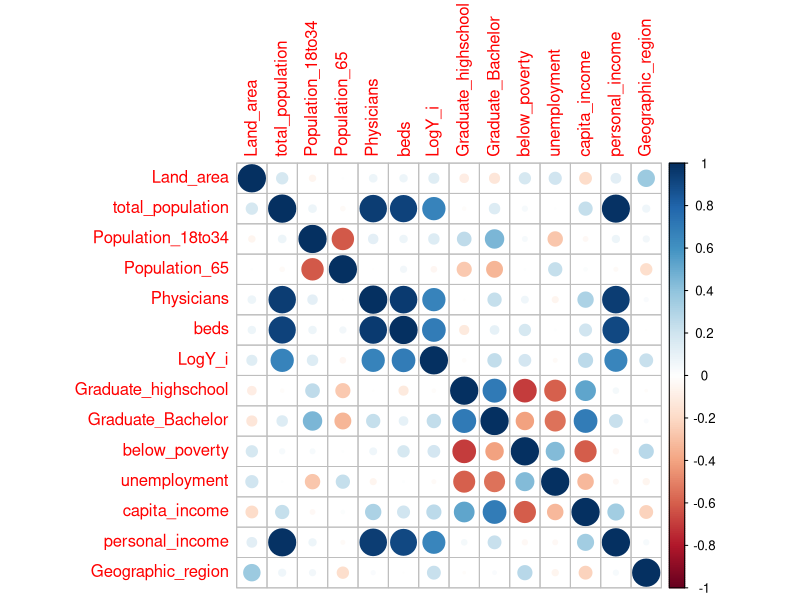
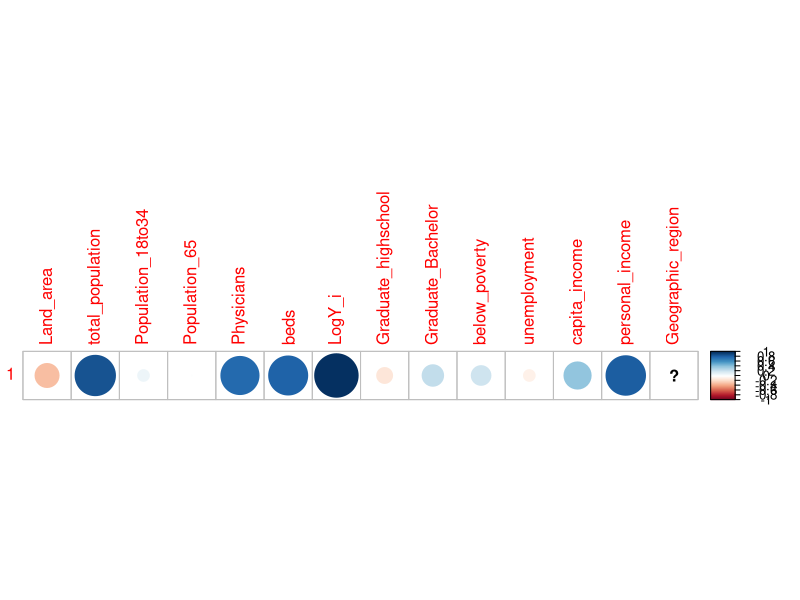
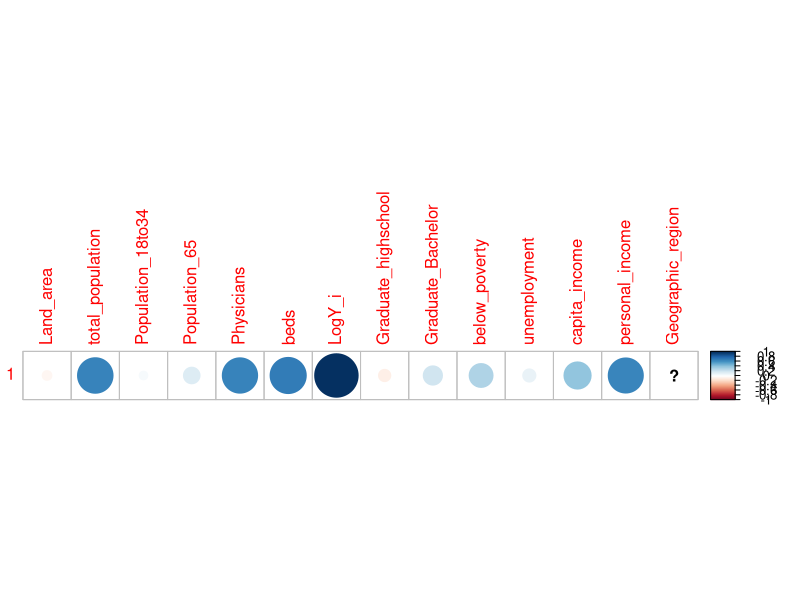
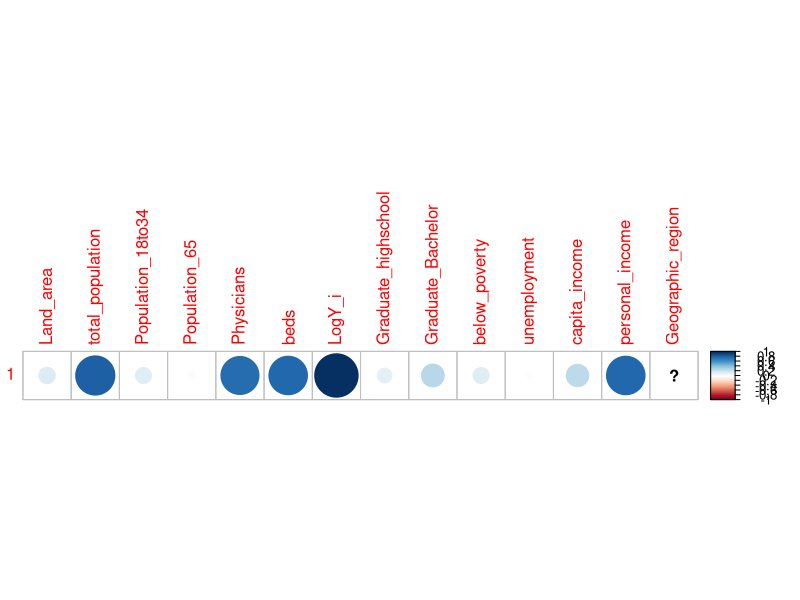
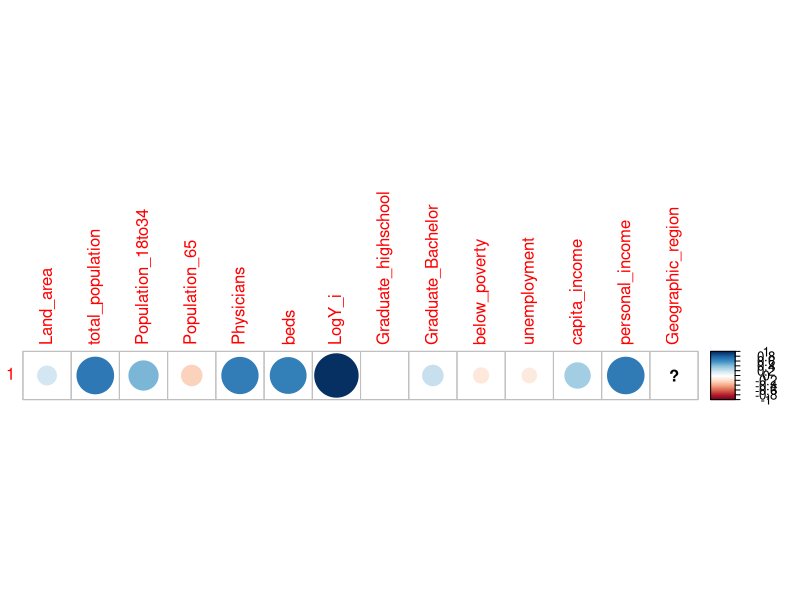
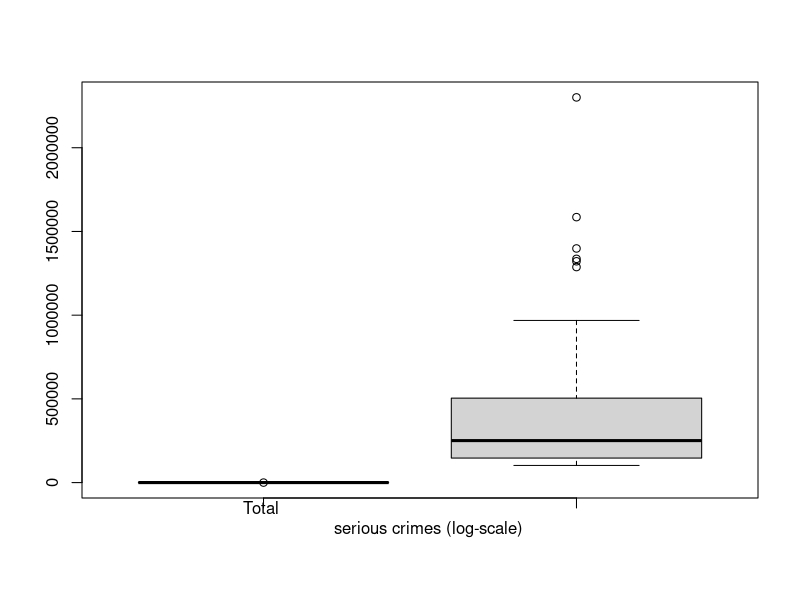
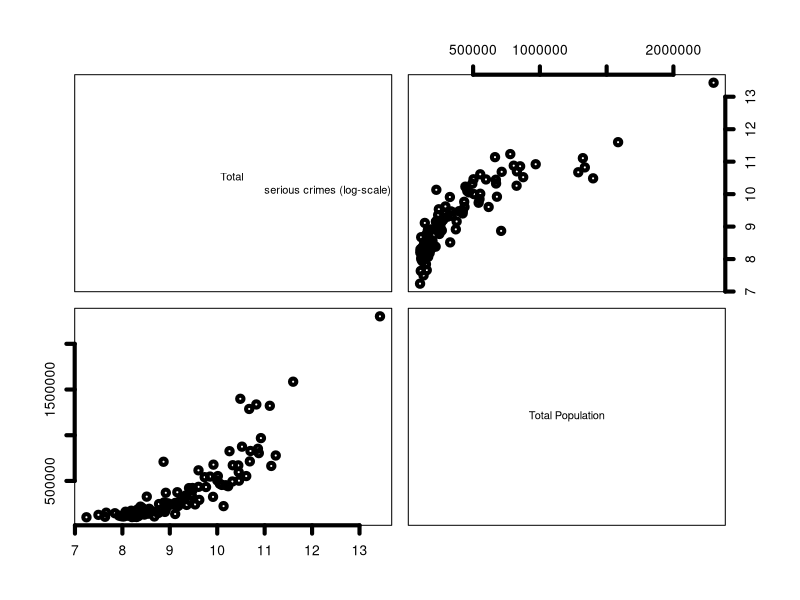
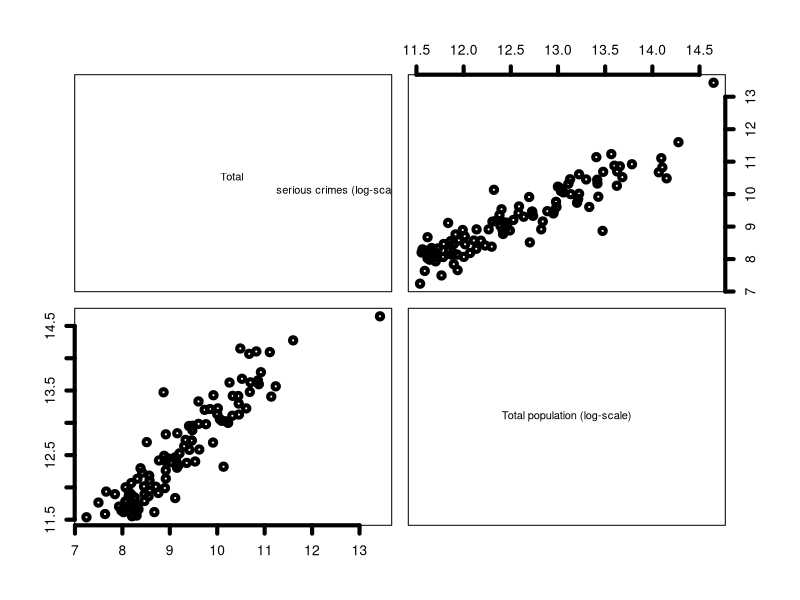

Recreate these plots in R, in order.
## ---- chunk 1
knitr::opts_chunk$set(echo = FALSE)
knitr::opts_chunk$set(fig.width = 8, fig.height = 6)
## ---- chunk 2
# RUN THESE ALL ONCE!!! un-comment the code blocks as you go
#install.packages(c("usethis", "gitcreds"))

# then run this:
#usethis::create_github_token()

# which opens GitHub in your browser, generate a token
# COPY it before closing the page

# run this and paste token into terminal when prompted
#gitcreds::gitcreds_set()

# done! :) make sure to re-comment the code blocks
## ---- chunk 3
# make sure to download any you dont have with: install.packages("package_name")
library(here)
library(corrplot)
library(tidyverse)
## ---- chunk 4
Demographic <- read.table(here("data", "Demographic.txt")) # more robust read-in

# change column names to match correct variables
colnames(Demographic) <- c('ID','County','state','Land_area','total_population',
                          'Population_18to34','Population_65','Physicians','beds',
                          'Y_i','Graduate_highschool','Graduate_Bachelor','below_poverty',
                          'unemployment','capita_income','personal_income','Geographic_region')
Demographic2 <- Demographic

# Variable names and dimensions of the table
head(Demographic2)
names(Demographic2)
dim(Demographic2)
summary(Demographic2)

Demographic2$Y_i <- log(Demographic$Y_i) # log transform Y

colnames(Demographic2)[10] <- "LogY_i"

region1 <- Demographic2[Demographic2$Geographic_region == 1,]
region2 <- Demographic2[Demographic2$Geographic_region == 2,]
region3 <- Demographic2[Demographic2$Geographic_region == 3,]
region4 <- Demographic2[Demographic2$Geographic_region == 4,]

n1<-nrow(region1)
n2<-nrow(region2)
n3<-nrow(region3)
n4<-nrow(region4)
## ---- chunk 5
# general corr
cor(Demographic2[,4:17])
corrplot(cor(Demographic2[,4:17]))

# per region corr
regions <- list(region1, region2, region3, region4)
top_list <- list()

for (i in seq_along(regions)) {
  
  cat("FOR REGION: ", i, "\n")
  
  region <- regions[[i]]
  cors <- sapply(region[, 4:17], function(x) cor(x, region$LogY_i))
  ranked <- sort(abs(cors), decreasing = TRUE)
  
  top_list[[i]] <- head(ranked, 5)
  
  corrplot(cor(region$LogY_i, region[,4:17]))
  
  print(top_list[[i]])
}
## ---- chunk 6
# log(Y_i) = Beta_0 + Beta_1*total_population

boxplot(cbind(region1$LogY_i, region1$total_population),names = c("Total 
                                                                  serious crimes (log-scale)", "Total Population"))

pairs(cbind(region1$LogY_i, region1$total_population),labels = c("Total 
                                                               serious crimes (log-scale)", "Total Population"), lwd=4)

pairs(cbind(region1$LogY_i, log(region1$total_population)), labels = c("Total 
                                                                       serious crimes (log-scale)", "Total population (log-scale)"), lwd = 4)
## ---- chunk 7
# log(Y_i) = Beta_0 + Beta_1*total_population

boxplot(cbind(region1$LogY_i, region1$Physicians),names = c("Total serious 
      crimes (log-scale)", "Physicians"))

pairs(cbind(region1$LogY_i, region1$Physicians),labels=c("Total serious crimes 
      (log-scale)", "Physicians"), lwd=4)

pairs(cbind(region1$LogY_i, log(region1$Physicians)), labels = c("Total serious 
      crimes (log-scale)", "Physicians (log-scale)"), lwd = 4)
## ---- chunk 8
# log(Y_i) = Beta_0 + Beta_1*total_population

boxplot(cbind(region1$LogY_i, region1$personal_income),names = c("Total serious crimes (log-scale)", "Personal Income"))

pairs(cbind(region1$LogY_i, region1$personal_income),labels = c("Total serious crimes  (log-scale)", "Personal Income"), lwd=4)

pairs(cbind(region1$LogY_i, log(region1$personal_income)), labels = c("Total serious crimes (log-scale)", "Personal Income (log-scale)"), lwd = 4)
## ---- chunk 9
# Region 1
# log(Y_i) = Beta_0 + Beta_1*total_population

boxplot(cbind(region1$LogY_i, region1$Population_18to34),names = c("Total serious crimes (log-scale)", "Population (Age 18-34)"))

pairs(cbind(region1$LogY_i, region1$Population_18to34),labels=c("Total serious crimes  (log-scale)", "Population (Age 18-34)"), lwd=4)

pairs(cbind(region1$LogY_i, log(region1$Population_18to34)), labels = c("Total serious crimes (log-scale)", "Population (Age 18-34) (log-scale)"), lwd = 4)
## ---- chunk 10
# Total Population
region1 |>
        ggplot(aes(x = total_population, y = LogY_i)) +
        geom_point() +
        theme_bw()+ labs(title = "Model 1")

# Physicians
region2 |>
        ggplot(aes(x = Physicians)) +
        geom_histogram() +
        theme_bw() + labs(title = "Model 2")

region2 |>
        ggplot(aes(x = Physicians, y = LogY_i)) +
        geom_point() +
        theme_bw() + labs(title = "Model 2")

# Personal Income
region3 |>
        ggplot(aes(x = personal_income, y = LogY_i)) +
        geom_point() +
        theme_bw() +labs(title = "Model 3")

# Population 18-34
region4 |>
        ggplot(aes(x = Population_18to34, y = LogY_i)) +
        geom_point() +
        theme_bw() +labs(title = "Model 4")
## ---- chunk 11
model_1 <- lm(LogY_i ~ total_population, data = region1)
model_2 <- lm(LogY_i ~ Physicians, data = region2)
model_3 <- lm(LogY_i ~ personal_income, data = region3)
model_4 <- lm(LogY_i ~ Population_18to34, data = region4)
## ---- chunk 12
# REGION 1
summary(model_1) # all model stats
plot(model_1) # all four diagnostic plots
confint(model_1) # 95% CI for both b0 and b1

# REGION 2
summary(model_2)
plot(model_2) # insane outlier here
confint(model_2)

# REGION 3
summary(model_3)
plot(model_3) # & here
confint(model_3)

# REGION 4
summary(model_4)
plot(model_4)
confint(model_4)
## ---- chunk 13
# REGION 1
model_1b <- lm(log(Demographic$Y_i) ~ log(Demographic$total_population), data = region1)

anova(model_1b)
summary(model_1b)
plot(model_1b) # greatly improved linearity
confint(model_1b)

# REGION 2
model_2b <- lm(log(Demographic$Y_i) ~ log(Demographic$Physicians), data=region2)

anova(model_2b)
summary(model_2b)
plot(model_2b)
confint(model_2b)

# REGION 3
model_3b <- lm(log(Demographic$Y_i) ~ log(Demographic$personal_income), data = region3)

anova(model_3b)
summary(model_3b)
plot(model_3b) # greatly improved linearity, previous outliers arent as bad now
confint(model_3b)

# REGION 4
model_4b <- lm(log(Demographic$Y_i) ~ log(Demographic$Population_18to34), data = region4)

anova(model_4b)
summary(model_4b)
plot(model_4b)
confint(model_4b)
## ---- chunk 14
# Total Population
region1 |>
        ggplot(aes(x = log(total_population), y = LogY_i)) +
        geom_point() +
        theme_bw()

# Physicians
region2 |>
        ggplot(aes(x = log(Physicians))) +
        geom_histogram() +
        theme_bw()

region2 |>
        ggplot(aes(x = log(Physicians), y = LogY_i)) +
        geom_point() +
        theme_bw()

# Personal Income
region3 |>
        ggplot(aes(x = log(personal_income), y = LogY_i)) +
        geom_point() +
        theme_bw()

# Population 18-34
region4 |>
        ggplot(aes(x = log(Population_18to34), y = LogY_i)) +
        geom_point() +
        theme_bw()
